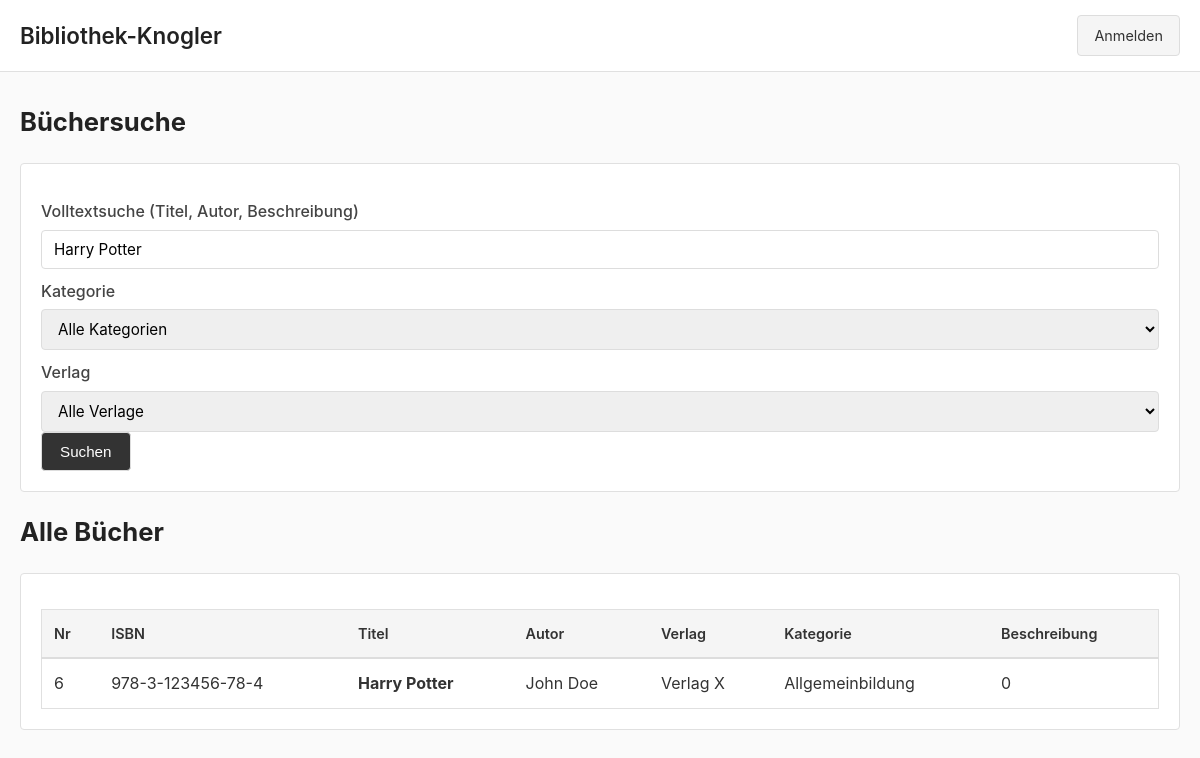
The page /index.php?suche=Harry Potter on the database its author committed.
### tables this page shows
CREATE TABLE `buch` (
  `buch_nr` int(11) NOT NULL,
  `isbn` varchar(20) DEFAULT NULL,
  `titel` varchar(255) DEFAULT NULL,
  `autor` varchar(255) DEFAULT NULL,
  `verlag` varchar(255) DEFAULT NULL,
  `beschreibung` text DEFAULT NULL,
  `anschaffungspreis` decimal(10,2) DEFAULT NULL,
  `kategorie` varchar(100) DEFAULT NULL
);

### index.php (the view, shortened to what this page needs)
<?php
$conn = new mysqli("localhost", "root", "", "bibliothek_mtsp");
$conn->set_charset("utf8mb4");
$suche = trim($_GET["suche"] ?? "");
$sql = "SELECT buch_nr, isbn, titel, autor, verlag, beschreibung, kategorie FROM buch WHERE 1=1";
if ($suche !== "") {
    $sql .= " AND (titel LIKE '%$suche%' OR autor LIKE '%$suche%' OR beschreibung LIKE '%$suche%')";
}
$sql .= " ORDER BY buch_nr ASC";
$ergebnis = $conn->query($sql);
?>
<!DOCTYPE html>
<html lang="de">
<head>
    <link rel="stylesheet" href="style/style.css">
</head>
<body>
    <nav class="header-bar">
        <h1><a href="index.php" style="text-decoration: none; color: inherit;">Bibliothek-Knogler</a></h1>
        <div class="header-actions">
            <?php if (isset($_SESSION['bibliothekar_angemeldet']) && $_SESSION['bibliothekar_angemeldet'] === true): ?>
                <a href="verwaltung.php">Verwaltung</a>
                <a href="logout.php">Logout</a>
            <?php else: ?>
                <a href="login.php">Anmelden</a>
            <?php endif; ?>
        </div>
    </nav>
    <main>
        <h2>Büchersuche</h2>
        <section>
            <form method="get">
                <label for="suche">Volltextsuche (Titel, Autor, Beschreibung)</label>
                <input type="text" id="suche" name="suche" value="<?php echo htmlspecialchars($suche); ?>" placeholder="Suchbegriff eingeben">
                <label for="kategorie">Kategorie</label>
                <select id="kategorie" name="kategorie">
                    <option value="">Alle Kategorien</option>
                </select>
                <label for="verlag">Verlag</label>
                <select id="verlag" name="verlag">
                    <option value="">Alle Verlage</option>
                </select>
                <button type="submit">Suchen</button>
            </form>
        </section>
        <h2>Alle Bücher</h2>
        <section>
            <table>
                <thead>
                    <tr>
                        <th>Nr</th>
                        <th>ISBN</th>
                        <th>Titel</th>
                        <th>Autor</th>
                        <th>Verlag</th>
                        <th>Kategorie</th>
                        <th>Beschreibung</th>
                    </tr>
                </thead>
                <tbody>
                    <?php if ($ergebnis && $ergebnis->num_rows > 0): ?>
                        <?php while ($zeile = $ergebnis->fetch_assoc()): ?>
                            <tr>
                                <td><?php echo $zeile["buch_nr"]; ?></td>
                                <td><?php echo htmlspecialchars($zeile["isbn"]); ?></td>
                                <td><strong><?php echo htmlspecialchars($zeile["titel"]); ?></strong></td>
                                <td><?php echo htmlspecialchars($zeile["autor"]); ?></td>
                                <td><?php echo htmlspecialchars($zeile["verlag"]); ?></td>
                                <td><?php echo htmlspecialchars($zeile["kategorie"] ?? "-"); ?></td>
                                <td><?php echo htmlspecialchars(substr($zeile["beschreibung"] ?? "", 0, 100)) . (strlen($zeile["beschreibung"] ?? "") > 100 ? "..." : ""); ?></td>
                            </tr>
                        <?php endwhile; ?>
                    <?php else: ?>
                        <tr>
                            <td colspan="7" style="text-align: center;">Keine Bücher gefunden.</td>
                        </tr>
                    <?php endif; ?>
                </tbody>
            </table>
        </section>
    </main>
</body>
</html>

### style/style.css (style rules this page uses)
* { box-sizing: border-box; margin: 0; padding: 0; }
html, body { width: 100%; margin: 0; padding: 0; }
body { font-family: -apple-system, BlinkMacSystemFont, "Segoe UI", sans-serif; background-color: #fafafa; color: #333; line-height: 1.6; }
main { width: 100%; margin: 30px 0; padding: 0 20px; }
h1 { font-size: 1.4rem; font-weight: 600; }
h2 { font-size: 1.6rem; margin-bottom: 20px; color: #222; }
section { background: #fff; padding: 20px; margin-bottom: 20px; border: 1px solid #e0e0e0; border-radius: 4px; width: 100%; box-sizing: border-box; }
.header-bar { display: flex; align-items: center; justify-content: space-between; padding: 15px 20px; background: #fff; border-bottom: 1px solid #e0e0e0; }
.header-bar h1 { color: #222; }
.header-actions { display: flex; gap: 10px; }
.header-actions a { color: #333; text-decoration: none; padding: 8px 16px; border: 1px solid #ddd; border-radius: 4px; font-size: 0.9rem; background: #f5f5f5; transition: background 0.2s; }
button { padding: 10px 18px; border: 1px solid #ddd; border-radius: 4px; background: #333; color: #fff; font-size: 0.95rem; cursor: pointer; transition: background 0.2s; }
form { margin-top: 15px; }
label { display: block; margin: 10px 0 5px 0; font-weight: 500; color: #444; }
input[type="text"], input[type="password"], input[type="email"], input[type="number"], select, textarea { width: 100%; padding: 9px 12px; border: 1px solid #ddd; border-radius: 4px; font-size: 0.95rem; font-family: inherit; box-sizing: border-box; }
table { width: 100%; border-collapse: collapse; margin-top: 15px; border: 1px solid #e0e0e0; }
th { background: #f5f5f5; padding: 12px; text-align: left; font-weight: 600; border-bottom: 2px solid #ddd; font-size: 0.9rem; }
td { padding: 12px; border-bottom: 1px solid #e8e8e8; }
tr:last-child td { border-bottom: none; }
table td:last-child { white-space: nowrap; }

### rows shown on the page
buch: buch_nr "6", isbn "978-3-123456-78-4", titel "Harry Potter", autor "John Doe", verlag "Verlag X", kategorie "Allgemeinbildung", beschreibung "0"
